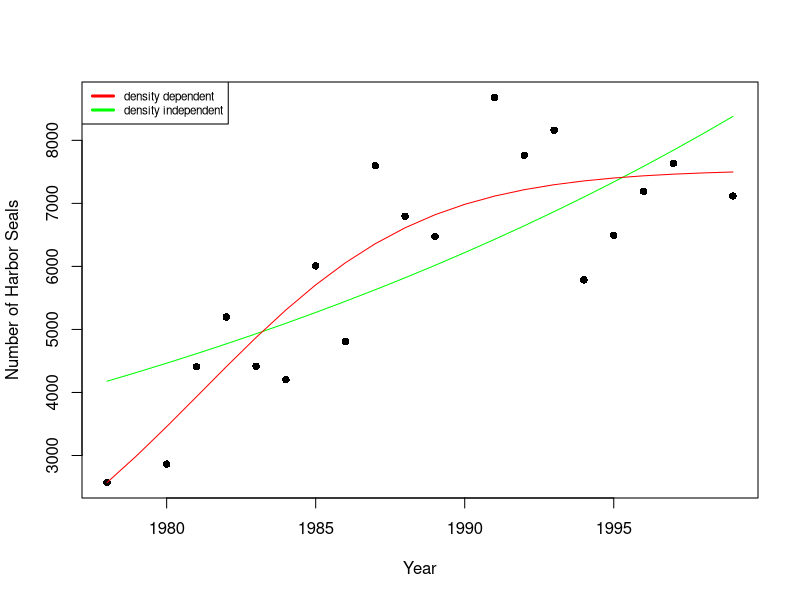

Here is the R script that generated this plot:
#  Below I have sketched out code for you.  Code comments marked with ### indicate where you
#  have to write your own code, following the instructions

# The data: 
Ntobs <- c(2570,
           NA,
           2864,
           4408,
           5197,
           4416,
           4203,
           6008,
           4807,
           7600,
           6796,
           6475,
           NA,
           8681,
           7761,
           8161,
           5786,
           6492,
           7191,
           7634,
           NA,
           7117)

years <- 1978:1999

# a function for caclulating negative log likelihood for density independent model
density.independent.nll <- function(pars, Ntobs) {
  r <- pars[1]
  N1978 <- pars[2]
  sigma <- pars[3]
  ndata <- length(Ntobs)
  Nt <- rep(NA, ndata)
  Nt[1] <- N1978
  
  for(i in 1:21){
    Nt[i+1] <- Nt[i] + r*Nt[i]
  }
  
  epsilon_t <- Ntobs - Nt
  nll<- - sum(dnorm(x = epsilon_t, mean = 0, sd = sigma, log = T), na.rm = TRUE)
  return(nll)
}

# a function for caclulating negative log likelihood for logistic model
logistic.nll<- function(pars, Ntobs) {
  r <- pars[1]
  K <- pars[2]
  N1978 <- pars[3]
  sigma <- pars[4]
  
  ndata <- length(Ntobs)
  Nt <- rep(NA, ndata)
  Nt[1] <- N1978
  
  
  for(i in 1:21){
    Nt[i+1] <- Nt[i] + r*Nt[i]*(1 - Nt[i]/K)
  }
  
  epsilon_t <- Ntobs - Nt
  nll<- - sum(dnorm(x = epsilon_t, mean = 0, sd = sigma, log = T), na.rm = TRUE)
  return(nll)
}


# fit density independent model
start.pars <- c(0.1, 3000, 400) 
ddind.soln <-  optim(start.pars,
                      fn=density.independent.nll,
                     method = "Nelder-Mead",
                     Ntobs = Ntobs)

ddind.nll <- ddind.soln$value # negative log likelihood: 160.6871

# estimate parameters of logistic model
start.pars <- c(0.1, 7000, 3000, 400) 
logistic.soln <- optim(start.pars,
                       fn=logistic.nll,
                       method = "Nelder-Mead",
                       Ntobs = Ntobs)
              
logistic.nll <- logistic.soln$value # negative log likelihood: 154.6046


# code to make AIC table
AIC <- matrix(nrow = 2, ncol = 2)
rownames(AIC) <- c("Density Independent", "Density Dependent")
colnames(AIC) <- c("AIC", "Delta AIC") 
AIC[1,1] <- 2 * (160.6871 + 2 )
AIC[2,1] <-2 * (154.6046 + 3 )
AIC[,2] <- AIC[,1] - min(AIC[,1])  # this calculates delta AIC
AIC # print the output



# function to calculate predicted Nt based on a set of density independent model parameters
di.nhat <- function(pars) {
  r <- pars[1]
  N1978 <- pars[2]
  sigma <- pars[3]
  ndata <- length(Ntobs)
  Nt <- rep(NA, ndata)
  Nt[1] <- N1978
  
  for(i in 1:21){
    Nt[i+1] <- Nt[i] + r*Nt[i]
  }
  return(Nt)
}

# function to calculate predicted Nt based on a set of logistic model parameters
logistic.nhat <-function(pars) {
  r <- pars[1]
  K <- pars[2]
  N1978 <- pars[3]
  sigma <- pars[4]
  
  ndata <- length(Ntobs)
  Nt <- rep(NA, ndata)
  Nt[1] <- N1978
  
  for(i in 1:21){
    Nt[i+1] <- Nt[i] + r*Nt[i]*(1 - Nt[i]/K)
  }
  return(Nt)
}

# this code gets predicted population size-at-time for each model at maximum likelihood parameter estimates
Nt.hat.di <- di.nhat(ddind.soln$par)
Nt.hat.logistic<- logistic.nhat(logistic.soln$par)

#### Plot data, and model fits
plot(years, Ntobs, pch=16, xlab="Year", ylab="Number of Harbor Seals")
lines(years,Nt.hat.di, col="green", type="l")
lines(years,Nt.hat.logistic, col="red", type="l")
legend(x="topleft", legend=c("density dependent", "density independent"), 
       col=c("red", "green"), lwd=3, cex=0.7)

